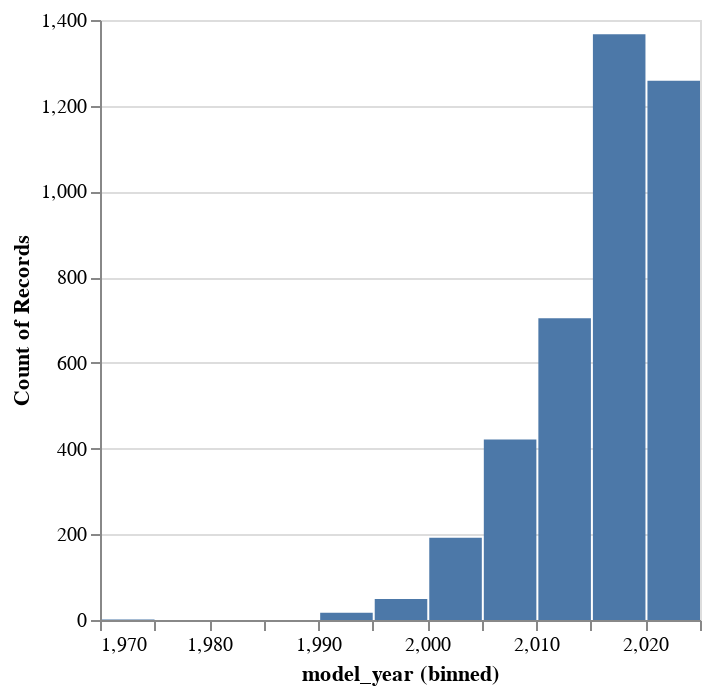

Here is the notebook cell this chart was saved with:
### Code cell
df["model_year"].plot.hist()

### Figure 1 — Vega-Lite specification as saved in the notebook (floating-point values rounded to 4 significant figures; data arrays with more than 128 entries replaced by an {"elided": "..."} marker saying what was removed)
{"config": {"view": {"continuousWidth": 300, "continuousHeight": 300}}, "data": {"name": "data-7dbe1cb6cd2b0d518132e675987d2275"}, "mark": {"type": "bar", "tooltip": true}, "encoding": {"x": {"bin": true, "field": "model_year", "type": "quantitative"}, "y": {"aggregate": "count", "type": "quantitative"}}, "params": [{"name": "param_1", "select": {"type": "interval", "encodings": ["x", "y"]}, "bind": "scales"}], "$schema": "https://vega.github.io/schema/vega-lite/v5.20.1.json", "datasets": {"data-7dbe1cb6cd2b0d518132e675987d2275": {"elided": "4009 records"}}}
